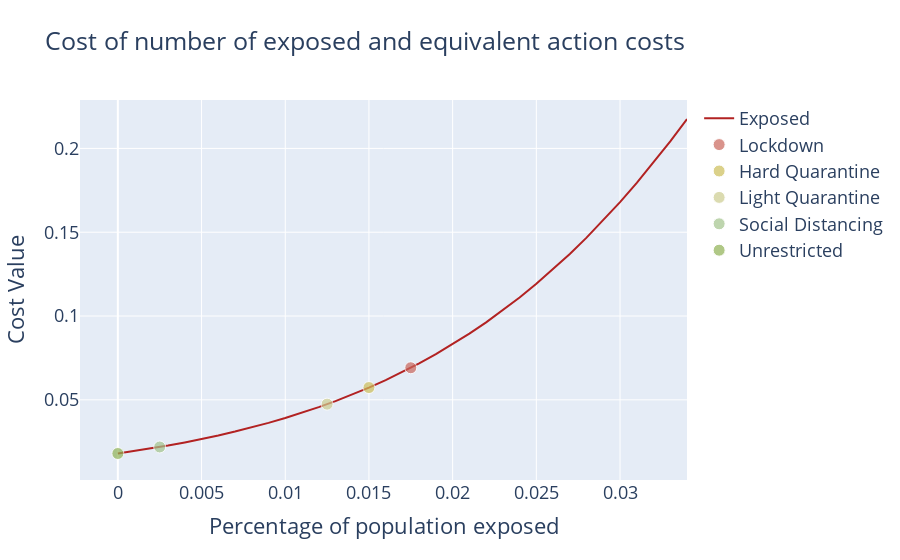

The notebook cell this image was saved under:
### Code cell
def normallize_to_range(x,  x_min, x_max, scale=1,a=-4, b=4):
    x = (x - x_min)/(x_max - x_min)
    x = (x*(b-a)) + a
    return x

def exposed_cost(h, limit = 0.1, scale=1):
    y = expit(normallize_to_range(h, 0, limit, scale))
    return y*scale
 

fig = go.Figure()

costs = {}

x = np.arange(0, 0.035, 0.001)
y = list(map(exposed_cost, x))
fig.add_scatter(x=x, y=y,name='Exposed',marker=dict(color='Firebrick'))

for values in reversed([(0, 'Unrestricted'), (0.0025, 'Social Distancing'),
               (0.0125, 'Light Quarantine'), (0.015, 'Hard Quarantine'),
               (0.0175, 'Lockdown')]):
    
    x, name = values[0], values[1]
    y = exposed_cost(x)
    costs[name] = round(y, 5)
    fig.add_scatter(x=[x], y=[y], name=name, 
                    mode = 'markers', 
                    opacity=1,
                    marker=dict(size=[12],
                               color = darker_map[name]))

fig.update_layout( 
    title='Cost of number of exposed and equivalent action costs',
    xaxis = dict(
        title_text = "Percentage of population exposed",
    ),
    yaxis = dict(
        title_text = "Cost Value",
    ),

    font=dict(
        size=18,
    )
)

fig.write_image("cost_curve.png",scale=3)
fig.show()

### Figure 1 — Plotly figure (JSON) as saved in the notebook; plotly's stock layout.template omitted (floating-point values rounded to 4 significant figures)
{"data": [{"marker": {"color": "Firebrick"}, "name": "Exposed", "type": "scatter", "x": [0, 0.001, 0.002, 0.003, 0.004, 0.005, 0.006, 0.007, 0.008, 0.009, 0.01, 0.011, 0.012, 0.013, 0.014, 0.015, 0.016, 0.017, 0.018, 0.019, 0.02, 0.021, 0.022, 0.023, 0.024, 0.025, 0.026, 0.027, 0.028, 0.029, 0.03, 0.031, 0.032, 0.033, 0.034], "y": [0.01799, 0.01946, 0.02104, 0.02275, 0.0246, 0.0266, 0.02875, 0.03107, 0.03357, 0.03626, 0.03917, 0.04229, 0.04565, 0.04927, 0.05315, 0.05732, 0.0618, 0.06661, 0.07176, 0.07727, 0.08317, 0.08948, 0.09622, 0.1034, 0.1111, 0.1192, 0.1279, 0.1371, 0.1468, 0.1571, 0.168, 0.1795, 0.1915, 0.2042, 0.2176]}, {"marker": {"color": "rgb(200.8, 102.4, 91.2)", "size": [12]}, "mode": "markers", "name": "Lockdown", "opacity": 1, "type": "scatter", "x": [0.0175], "y": [0.06914]}, {"marker": {"color": "rgb(204.0, 189.60000000000002, 88.80000000000001)", "size": [12]}, "mode": "markers", "name": "Hard Quarantine", "opacity": 1, "type": "scatter", "x": [0.015], "y": [0.05732]}, {"marker": {"color": "rgb(204.0, 204.0, 143.20000000000002)", "size": [12]}, "mode": "markers", "name": "Light Quarantine", "opacity": 1, "type": "scatter", "x": [0.0125], "y": [0.04743]}, {"marker": {"color": "rgb(163.20000000000002, 196.0, 140.0)", "size": [12]}, "mode": "markers", "name": "Social Distancing", "opacity": 1, "type": "scatter", "x": [0.0025], "y": [0.02188]}, {"marker": {"color": "rgb(143.20000000000002, 177.60000000000002, 84.0)", "size": [12]}, "mode": "markers", "name": "Unrestricted", "opacity": 1, "type": "scatter", "x": [0], "y": [0.01799]}], "layout": {"font": {"size": 18}, "title": {"text": "Cost of number of exposed and equivalent action costs"}, "xaxis": {"title": {"text": "Percentage of population exposed"}}, "yaxis": {"title": {"text": "Cost Value"}}}}
